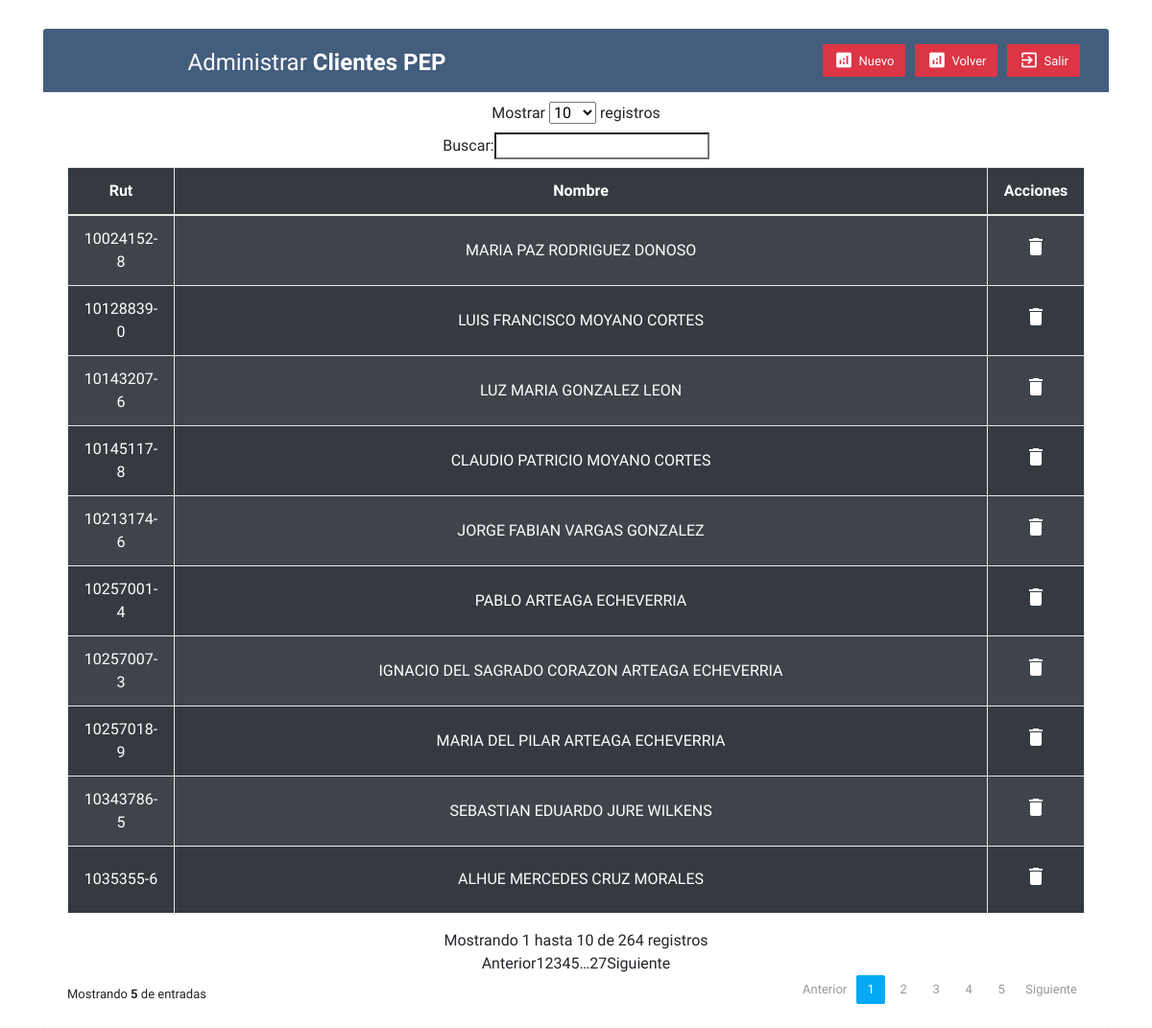
Screenshot of /pep.php with the database file from the repository.
### tables this page shows
CREATE TABLE `pep` (
  `pep_id` int(11) NOT NULL AUTO_INCREMENT,
  `pep_rut` varchar(13) NOT NULL,
  `pep_nombre` varchar(100) NOT NULL,
  PRIMARY KEY (`pep_id`)
);

### pep.php (the view, shortened to what this page needs)
<?php
require_once("validar.php");
try {
    $cbd = Database::getInstance();
    $consulta = $cbd -> prepare('SELECT * FROM pep');
    $consulta->execute();
} catch (PDOException $e) {
    echo "ERROR: " . $e->getMessage();
}
?>
<!DOCTYPE html>
<html lang="en">
<head>
	<link rel="stylesheet" href="css/bootstrap.min.css">
	<link rel="stylesheet" href="css/font-awesome.css">
    <link rel="stylesheet" href="css/jquery-ui.min.css">
	<link rel="stylesheet" href="css/style.css">
</head>
<body>
    <div class="container-xl">
        <div class="table-responsive">
            <div class="table-wrapper">
                <div class="table-title">
                    <div class="row">
                        <div class="col-sm-6">
                            <h2>Administrar <b>Clientes PEP</b></h2>
                        </div>
                        <div class="col-sm-6">
                            <a href="index.php" class="btn btn-danger"><i class="material-icons">exit_to_app</i><span>Salir</span></a>
                            <a href="subir.php" class="btn btn-danger"><i class="material-icons">analytics</i> <span>Volver</span></a>
                            <a href="#" class="btn btn-danger" onclick="modalAgregar()"><i class="material-icons">analytics</i> <span>Nuevo</span></a>
                        </div>
                    </div>
                </div>
                <table id="tableApp" class="table table-striped table-bordered table-dark">
                    <thead>
                        <tr>
                            <th>Rut</th>
                            <th>Nombre</th>
                            <th>Acciones</th>
                        </tr>
                    </thead>
                    <tbody>
                        <?php while($resultado = $consulta->fetch(PDO::FETCH_ASSOC)){ ?>
                        <tr>
                            <td><?php echo $resultado["pep_rut"]?></td>
                            <td><?php echo $resultado["pep_nombre"]?></td>
                            <td>
                                <form action="<?php echo $_SERVER['PHP_SELF'];?>" method="post">
                                    <button class="btn" type="submit" name="borrar" value="borrar">
                                        <span class="material-icons white-color">delete</span>
                                    </button>
                                </form>
                            </td>
                        </tr>
                        <?php } ?>
                    </tbody>
                </table>
                <div class="clearfix">
                    <div class="hint-text">Mostrando <b>5</b> de <b><?php ?></b> entradas</div>
                    <ul class="pagination">
                        <li class="page-item disabled"><a href="#">Anterior</a></li>
                        <li class="page-item active"><a href="#" class="page-link">1</a></li>
                        <li class="page-item"><a href="#" class="page-link">2</a></li>
                        <li class="page-item"><a href="#" class="page-link">3</a></li>
                        <li class="page-item"><a href="#" class="page-link">4</a></li>
                        <li class="page-item"><a href="#" class="page-link">5</a></li>
                        <li class="page-item"><a href="#" class="page-link">Siguiente</a></li>
                    </ul>
                </div>
            </div>
        </div>
    </div>
</body>
</html>

### css/style.css (style rules this page uses)
* { margin: 0; padding: 0; }
body { font-size: 16px; height: 100%; font-family: 'Varela Round', sans-serif; width: 100%; position: absolute; text-align: center; }
.table-responsive { margin: 30px 0; }
.table-wrapper { background: #fff; padding: 20px 25px; border-radius: 3px; min-width: 1000px; box-shadow: 0 1px 1px rgba(0,0,0,.05); }
.table-title { padding-bottom: 15px; background: #435d7d; color: #fff; padding: 16px 30px; min-width: 100%; margin: -20px -25px 10px; border-radius: 3px 3px 0 0; }
.table-title h2 { margin: 5px 0 0; font-size: 24px; }
.table-title .btn { color: #fff; float: right; font-size: 13px; border: none; min-width: 50px; border-radius: 2px; border: none; outline: none !important; margin-left: 10px; }
.table-title .btn i { float: left; font-size: 21px; margin-right: 5px; }
.table-title .btn span { float: left; margin-top: 2px; }
table.table tr th, table.table tr td { border-color: #e9e9e9; padding: 12px 15px; vertical-align: middle; }
table.table tr th:first-child { width: 60px; }
table.table tr th:last-child { width: 100px; }
table.table-striped tbody tr:nth-of-type(odd) { background-color: #fcfcfc; }
.pagination { float: right; margin: 0 0 5px; }
.pagination li a { border: none; font-size: 13px; min-width: 30px; min-height: 30px; color: #999; margin: 0 2px; line-height: 30px; border-radius: 2px !important; text-align: center; padding: 0 6px; }
.pagination li.active a, .pagination li.active a.page-link { background: #03A9F4; }
.hint-text { float: left; margin-top: 10px; font-size: 13px; }
.white-color { color:#ffffff; }

### rows the page displays
pep: pep_rut "10024152-8", pep_nombre "MARIA PAZ RODRIGUEZ DONOSO"
pep: pep_rut "10143207-6", pep_nombre "LUZ MARIA GONZALEZ LEON"
pep: pep_rut "10257018-9", pep_nombre "MARIA DEL PILAR ARTEAGA ECHEVERRIA"
pep: pep_rut "10257007-3", pep_nombre "IGNACIO DEL SAGRADO CORAZON ARTEAGA ECHEVERRIA"
pep: pep_rut "10257001-4", pep_nombre "PABLO ARTEAGA ECHEVERRIA"
pep: pep_rut "1035355-6", pep_nombre "ALHUE MERCEDES CRUZ MORALES"
pep: pep_rut "10343786-5", pep_nombre "SEBASTIAN EDUARDO JURE WILKENS"
pep: pep_rut "10145117-8", pep_nombre "CLAUDIO PATRICIO MOYANO CORTES"
pep: pep_rut "10128839-0", pep_nombre "LUIS FRANCISCO MOYANO CORTES"
pep: pep_rut "10213174-6", pep_nombre "JORGE FABIAN VARGAS GONZALEZ"
